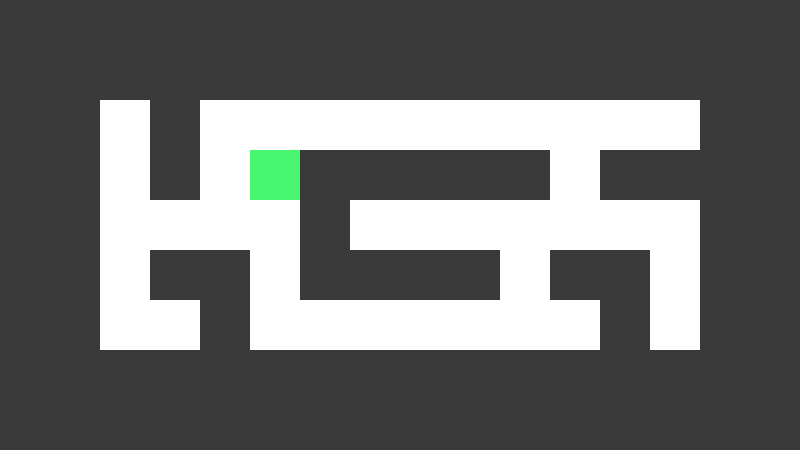
Frame 1 (no input)
Frame 60 (the mouse pressed at the canvas centre just before this capture): identical to frame 1, image omitted
Frame 120 (the mouse held since frame 60 and released just before this capture): identical to frame 1, image omitted

The Processing sketch that drew this single still picture (run headless with seeded random() and noise(); from frame 60 on, the mouse is pressed at the canvas centre):

// Processing sketch: w4_L1_Robot
// ── w4_L1_Robot.pde
// Constrain nee niet zinvol //<>// //<>//

final int ROOD  = #ff0000;
final int GROEN = #48F56E;
final int GRIJS = 58;
final int WIT   = #ffffff;
final int GEEL  = #F6FA44;

int air  = 0;
int wall = 1;
int goal = 2;

int schaal = 50;

int xRobot = 5 * schaal; 
int yRobot = 3 * schaal;

void setup() {
  frameRate(60);
  size(800, 450);
  background(ROOD);
  tekenLevel(schaal);
}

void draw() {
  tekenRobot(xRobot, yRobot, schaal, GROEN);
}

void tekenLevel(int groote) {
  int yOffSet = 0;
  for (int i = 0; i < speelVeld.length; i++) {
    tekenLevelRij(speelVeld[i], yOffSet, groote);
    yOffSet = yOffSet + groote;
  }
}

void tekenLevelRij(int []veld, int yIndex, int groote) {
  int kleur = #000000;
  int xPos = 0;
  for (int i = 0; i < veld.length; i++) {
    if (veld[i] == 1) {
      kleur = GRIJS;
    } else if (veld[i] == 2) {
      kleur = GEEL;
    } else {
      kleur = WIT;
    }
    tekenVierkantLevel(xPos, yIndex, groote, kleur);
    xPos = xPos + groote;
  }
}

void tekenVierkantLevel(int x, int y, int groote, int kleur) {
  noStroke();
  fill(kleur);
  rect(x, y, groote, groote);
}

int[][] speelVeld = {
  {wall, wall, wall, wall, wall, wall, wall, wall, wall, wall, wall, wall, wall, wall, wall, wall}, 
  {wall, wall, wall, wall, wall, wall, wall, wall, wall, wall, wall, wall, wall, wall, wall, wall}, 
  {wall, wall, air, wall, air, air, air, air, air, air, air, air, air, air, wall, wall}, 
  {wall, wall, air, wall, air, air, wall, wall, wall, wall, wall, air, wall, wall, wall, wall}, 
  {wall, wall, air, air, air, air, wall, air, air, air, air, air, air, air, wall, wall}, 
  {wall, wall, air, wall, wall, air, wall, wall, wall, wall, air, wall, wall, air, wall, wall}, 
  {wall, wall, air, air, wall, air, air, air, air, air, air, air, wall, air, wall, wall}, 
  {wall, wall, wall, wall, wall, wall, wall, wall, wall, wall, wall, wall, wall, wall, wall, wall}, 
  {wall, wall, wall, wall, wall, wall, wall, wall, wall, wall, wall, wall, wall, wall, wall, wall}, 
};

void beweegRobot() {
  if (yRobot > schaal && keyCode == UP &&
    speelVeld[(yRobot / schaal) - 1][xRobot / schaal] != wall ) {
    yRobot -= schaal;
  } else if (yRobot > schaal && keyCode == DOWN &&
    speelVeld[(yRobot / schaal) + 1][xRobot / schaal] != wall ) {
    yRobot += schaal;
  } else if (xRobot > schaal && keyCode == LEFT &&
    speelVeld[yRobot / schaal][(xRobot / schaal) - 1] != wall ) {
    xRobot -= schaal;
  } else if (xRobot > schaal && keyCode == RIGHT &&
    speelVeld[yRobot / schaal][(xRobot / schaal) + 1] != wall ) {
    xRobot += schaal;
  }
}

void keyPressed() {
  beweegRobot();
}


void tekenRobot(int x, int y, int groote, int kleur) {
  tekenLevel(schaal);
  fill(kleur);
  rect(x, y, groote, groote);
}

void pakObjOp() {
}

void zetObjNeer() {
}
